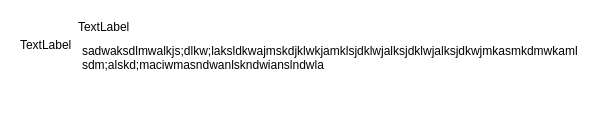
<?xml version="1.0" encoding="UTF-8"?>
<ui version="4.0">
 <class>widget_message</class>
 <widget class="QWidget" name="widget_message">
  <property name="geometry">
   <rect>
    <x>0</x>
    <y>0</y>
    <width>604</width>
    <height>129</height>
   </rect>
  </property>
  <property name="minimumSize">
   <size>
    <width>0</width>
    <height>0</height>
   </size>
  </property>
  <property name="windowTitle">
   <string>Form</string>
  </property>
  <property name="styleSheet">
   <string notr="true">background-color: rgb(255, 255, 255);</string>
  </property>
  <layout class="QGridLayout" name="gridLayout">
   <item row="1" column="0">
    <widget class="QStackedWidget" name="stackedWidget">
     <widget class="QWidget" name="page_left">
      <layout class="QHBoxLayout" name="horizontalLayout">
       <item>
        <layout class="QVBoxLayout" name="verticalLayout_2">
         <item>
          <widget class="QLabel" name="label_page_left_img">
           <property name="minimumSize">
            <size>
             <width>50</width>
             <height>50</height>
            </size>
           </property>
           <property name="text">
            <string>TextLabel</string>
           </property>
          </widget>
         </item>
         <item>
          <spacer name="verticalSpacer">
           <property name="orientation">
            <enum>Qt::Orientation::Vertical</enum>
           </property>
           <property name="sizeHint" stdset="0">
            <size>
             <width>20</width>
             <height>40</height>
            </size>
           </property>
          </spacer>
         </item>
        </layout>
       </item>
       <item>
        <layout class="QVBoxLayout" name="verticalLayout">
         <item>
          <widget class="QLabel" name="label_page_left_name_time">
           <property name="text">
            <string>TextLabel</string>
           </property>
          </widget>
         </item>
         <item>
          <widget class="QTextEdit" name="textEdit_page_left">
           <property name="frameShape">
            <enum>QFrame::Shape::NoFrame</enum>
           </property>
           <property name="verticalScrollBarPolicy">
            <enum>Qt::ScrollBarPolicy::ScrollBarAlwaysOff</enum>
           </property>
           <property name="horizontalScrollBarPolicy">
            <enum>Qt::ScrollBarPolicy::ScrollBarAlwaysOff</enum>
           </property>
           <property name="html">
            <string>&lt;!DOCTYPE HTML PUBLIC &quot;-//W3C//DTD HTML 4.0//EN&quot; &quot;http://www.w3.org/TR/REC-html40/strict.dtd&quot;&gt;
&lt;html&gt;&lt;head&gt;&lt;meta name=&quot;qrichtext&quot; content=&quot;1&quot; /&gt;&lt;meta charset=&quot;utf-8&quot; /&gt;&lt;style type=&quot;text/css&quot;&gt;
p, li { white-space: pre-wrap; }
hr { height: 1px; border-width: 0; }
li.unchecked::marker { content: &quot;\2610&quot;; }
li.checked::marker { content: &quot;\2612&quot;; }
&lt;/style&gt;&lt;/head&gt;&lt;body style=&quot; font-family:'Microsoft YaHei UI'; font-size:9pt; font-weight:400; font-style:normal;&quot;&gt;
&lt;p style=&quot; margin-top:0px; margin-bottom:0px; margin-left:0px; margin-right:0px; -qt-block-indent:0; text-indent:0px;&quot;&gt;sadwaksdlmwalkjs;dlkw;laksldkwajmskdjklwkjamklsjdklwjalksjdklwjalksjdkwjmkasmkdmwkamlsdm;alskd;maciwmasndwanlskndwianslndwla&lt;/p&gt;&lt;/body&gt;&lt;/html&gt;</string>
           </property>
          </widget>
         </item>
        </layout>
       </item>
      </layout>
     </widget>
     <widget class="QWidget" name="page_right">
      <layout class="QHBoxLayout" name="horizontalLayout_3">
       <item>
        <layout class="QVBoxLayout" name="verticalLayout_4">
         <item>
          <layout class="QHBoxLayout" name="horizontalLayout_2">
           <item>
            <spacer name="horizontalSpacer">
             <property name="orientation">
              <enum>Qt::Orientation::Horizontal</enum>
             </property>
             <property name="sizeHint" stdset="0">
              <size>
               <width>40</width>
               <height>20</height>
              </size>
             </property>
            </spacer>
           </item>
           <item>
            <widget class="QLabel" name="label_page_right_name_time">
             <property name="text">
              <string>TextLabel</string>
             </property>
            </widget>
           </item>
          </layout>
         </item>
         <item>
          <widget class="QTextEdit" name="textEdit_page_right">
           <property name="styleSheet">
            <string notr="true">font: 14pt &quot;宋体&quot;;
border-radius:15px;
background-color: rgb(13, 170, 83);</string>
           </property>
           <property name="frameShape">
            <enum>QFrame::Shape::NoFrame</enum>
           </property>
           <property name="verticalScrollBarPolicy">
            <enum>Qt::ScrollBarPolicy::ScrollBarAlwaysOff</enum>
           </property>
           <property name="horizontalScrollBarPolicy">
            <enum>Qt::ScrollBarPolicy::ScrollBarAlwaysOff</enum>
           </property>
          </widget>
         </item>
        </layout>
       </item>
       <item>
        <layout class="QVBoxLayout" name="verticalLayout_3">
         <item>
          <widget class="QLabel" name="label_page_right_img">
           <property name="minimumSize">
            <size>
             <width>50</width>
             <height>50</height>
            </size>
           </property>
           <property name="text">
            <string>TextLabel</string>
           </property>
          </widget>
         </item>
         <item>
          <spacer name="verticalSpacer_2">
           <property name="orientation">
            <enum>Qt::Orientation::Vertical</enum>
           </property>
           <property name="sizeHint" stdset="0">
            <size>
             <width>20</width>
             <height>40</height>
            </size>
           </property>
          </spacer>
         </item>
        </layout>
       </item>
      </layout>
     </widget>
    </widget>
   </item>
  </layout>
 </widget>
 <resources/>
 <connections/>
</ui>
